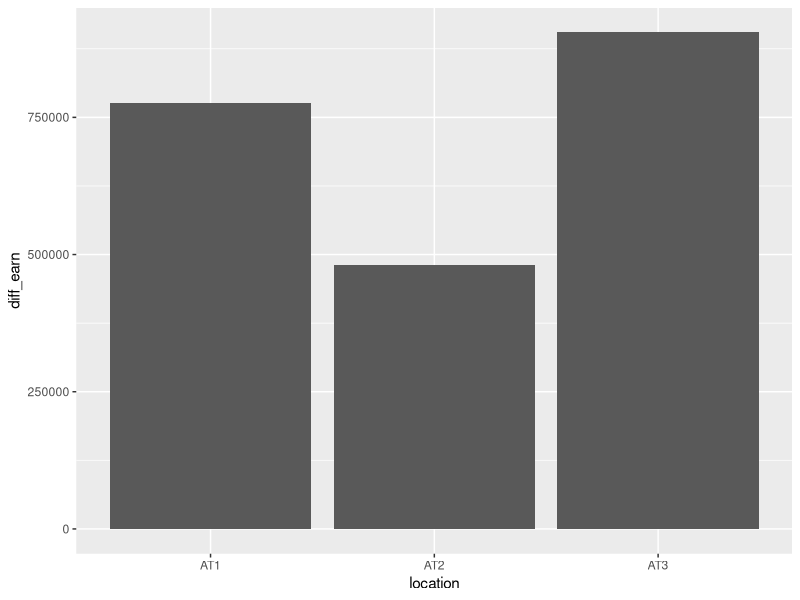
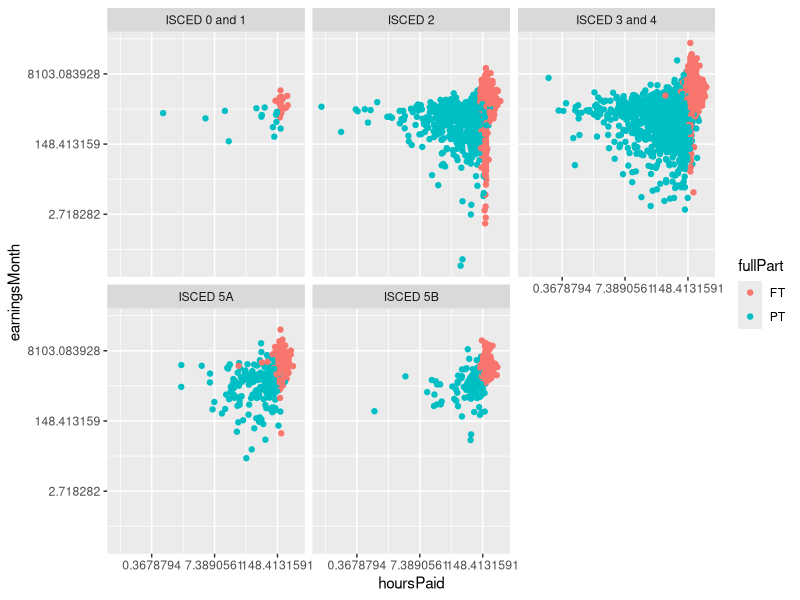
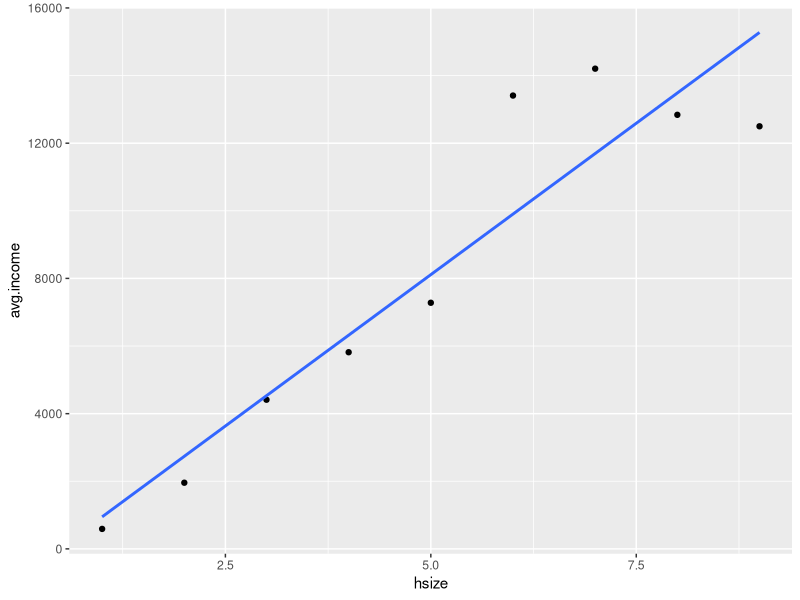
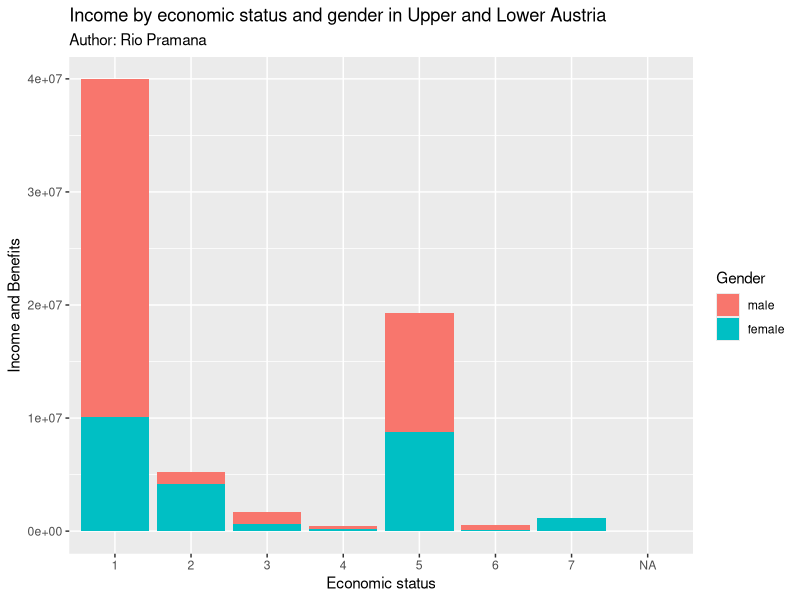

Source code (R) for these figures, in order:
## ---- chunk 1
knitr::opts_chunk$set(echo = TRUE)
## ---- chunk 2
#install.packages("laeken")
library(tidyverse)
library(laeken)
## ---- chunk 3
data(ses)
help(ses)
## ---- chunk 4
female_AT1 <- ses %>% filter(sex == "female", location == "AT1")

female_AT1
## ---- chunk 5
female_AT1 %>% 
  count(age) %>% 
  top_n(1)
# The age range with the most number of female workers in eastern Austria is (39,49] with 769 female workers
## ---- chunk 6
ses %>%
  group_by(location, education) %>%
  summarise(earnings = mean(earnings, na.rm = TRUE)) %>%
  mutate(rank = min_rank(earnings)) %>%
  filter(rank %in% range(rank)) %>%
  arrange(location, earnings) %>%
  select(location, earnings, education)
## ---- chunk 7
summary_stats_by_loc <- ses %>%
  group_by(location) %>%
  summarise(
    avg_earn = mean(earnings, na.rm = TRUE),
    max_earn = max(earnings, na.rm = TRUE),
    min_earn = min(earnings, na.rm = TRUE),
    diff_earn = max(earnings, na.rm = TRUE) - min(earnings, na.rm = TRUE)
  ) %>%
  arrange(desc(diff_earn))

summary_stats_by_loc
## ---- chunk 8
ggplot(summary_stats_by_loc, aes(x = location, y = diff_earn)) + 
  geom_bar(stat = "identity")
## ---- chunk 9
ggplot(ses, aes(x = hoursPaid, y = earningsMonth, color = fullPart)) + 
  geom_point() + 
  scale_x_continuous(trans = 'log') +
  scale_y_continuous(trans = 'log') +
  facet_wrap(~ education)

# ISCED 0 and 1:
## With the ISCED 0 and 1, there are not many data points but it shows that Part Time workers usually have less paid working hours than the Full Time workers. But the consequence is the FT worker have a higher earningsMonth in general then the PT workers

# ISCED 2:
## For ISCED 2, there are many data points. The plot shows that almost all FT workers have a higher minimum paid working hours than the total of paid working hours for PT workers. Interestingly, the plot shows that even PT workers with much less paid working hours can have a similar earningsMonth with the FT workers. However, FT workers have a higher bound/max in terms of earningsMonth (they can earn more than what PT workers can get)

# ISCED 3 and 4:
## This education level has the most data points. The trend in the plot shows a similar pattern to ISCED 2. However, the big difference between ISCED 3 and 4 with ISCED 2 is: ISCED 3 and 4 seems to have a much better minimum/lowest bound and maximum/highest bound of earningsMonth. So ISCED 3 and 4 in general is earning better than ISCED 2

# ISCED 5A:
## ISCED 5A have less data points than ISCED 2. The patterns shown is again the same with other education level. However, the main difference is ISCED 5A workers have a much higher starting/lowest point in terms of earningMonth than the other education level (except ISCED 5B) in general

# ISCED 5B:
## The patterns are the same with ISCED 5A. But, the starting point for the earningsMonth is the highest (this education level in general have a really high minimum earningsMonth compared to other education levels)

# So, in general, if the worker is FT, then they will most likely have a much higher paid working hours than the PT workers, even though they also have the chance to earn the most money (having a higher max). The education levels seems to have a trend starting from ISCED 2 where the higher the education level is, the better the minimum pay will be in general
## ---- chunk 10
data(eusilc)
help(eusilc)
## ---- chunk 11
summary(eusilc$age)
# The problem is there are invalid ages (negative age)
eusilc <- eusilc %>% filter(age > 0)
summary(eusilc$age)
## ---- chunk 12
eusilc %>%
  filter(py010n > 0 & py090n > 0) %>%
  group_by(pb220a) %>%
  summarise(
    max_cash_income = max(py010n, na.rm = TRUE),
    min_cash_income = min(py010n, na.rm = TRUE),
    avg_cash_income = mean(py010n, na.rm = TRUE),
    max_unemployment_benefit = max(py090n, na.rm = TRUE),
    min_unemployment_benefit = min(py090n, na.rm = TRUE),
    avg_unemployment_benefit = mean(py090n, na.rm = TRUE)
  )
## ---- chunk 13
eusilc %>%
  group_by(pl030) %>%
  summarise(
    all_benefits = sum((py110n > 0) & (py120n > 0) & (py130n > 0), na.rm = TRUE),
    two_benefits = sum(((py110n > 0) + (py120n > 0) + (py130n > 0)) == 2, na.rm = TRUE),
    one_benefit = sum(((py110n > 0) + (py120n > 0) + (py130n > 0)) == 1, na.rm = TRUE),
    TOTAL = sum((py110n > 0) | (py120n > 0) | (py130n > 0), na.rm = TRUE)
  )
# From the data, I can see that p1030 number 5 (which are for people in retirement) have the most benefits in total. This makes sense because in reality, they are the ones who need and deserves it the most. p1030 level 1 also have a lot of benefits and this might be cause by their status as FT worker and companies usually give benefits as part of their contracts

# Overall, by observing the data and the description of each economic status and benefits, it makes sense to say that there are relationships (by numbers and by logical relationship) between economic status and their received benefits. Some economic status will receive more benefits than others
## ---- chunk 14
eusilc %>%
  mutate(
    total_income = hy040n + hy050n + hy070n + hy080n + hy090n + hy110n - hy130n
  ) %>%
  group_by(db030) %>%
  summarise(avg_income = mean(total_income, na.rm = TRUE))
## ---- chunk 15
df <- eusilc %>%
  mutate(
    total_income = hy040n + hy050n + hy070n + hy080n + hy090n + hy110n - hy130n
  ) %>%
  group_by(hsize) %>%
  summarise(avg.income = mean(total_income, na.rm = TRUE))

df %>% 
  ggplot(aes(x = hsize, y = avg.income)) +
  geom_point() +
  geom_smooth(method = "lm", se = FALSE)

## ---- chunk 16
fit1 <- lm(avg.income ~ hsize, data = df)
fit1
summary(fit1)

#The linear formula for the regression is:
# avg.income = -842.9 + 1791.0 * hsize

# Looking at the summary of the linear regressions, I can say that hsize influences the avg.income. First of all, the p-value we got is less than 0.05 (0.000234) so it's a good indicator that hsize have a statistically significant enough influence on avg.income
# Second, The coefficient for hsize in the formula is 1791, which will influence the avg.income value heavily since the intercept is only -842.9. So the bigger the hsize, the bigger the avg.income will be in a significant way
# Third point is that we have a R-squared value of 87,13% which means that around 87.13% of the various values of avg.income can be explained by hsize (strong correlation)
## ---- chunk 17
person_df <- eusilc %>%
  filter(grepl("Austria", db040)) %>%
  mutate(
    pIncome = py010n + py050n + py090n + py100n + py110n + py120n + py130n + py140n
  ) %>%
  group_by(pl030, rb090) %>%
  summarise(pIncome = sum(pIncome, na.rm = TRUE))

ggplot(person_df, aes(x = pl030, y = pIncome, fill = rb090)) +
  geom_bar(stat = "identity") +
  labs(
    x = "Economic status",
    y = "Income and Benefits", 
    fill = "Gender",
    title = "Income by economic status and gender in Upper and Lower Austria",
    subtitle = "Author: Rio Pramana"
    )

# The stacked bar plot shows the income and benefits between each economic status. We also have the stacked bars that shows us the difference in value between male and female (For example, in economic status 1, we can see that male have a taller bar stacked on top of the female bar which indicates that the pIncome of male in economic status 1 is much higher when compared to female)
## ---- chunk 18
person_df$pl030 <- as.factor(person_df$pl030)

fit2 <- lm(pIncome ~ pl030, data = person_df)
fit2
summary(fit2)

# The linear formula:
# pIncome = 19975719 - 17364764*pl0302 - 19148074*pl0303 - 19734914*pl0304 - 10312742*pl0305 - 19689351*pl0306 - 19375980*pl0307

# Overall, based on the p-value, economic status 2, 3, 4, 6, and 7 is significant because they are less that 0.05 while economic status 1 and 5 have a p-value of more than 0.05 that indicates they are not statistically significant enough

# THe overall p-value is a little bit above 0.05 (0.05005) which could tell us that p1030 has somewhat of a significance to pIncome but might not be strong
